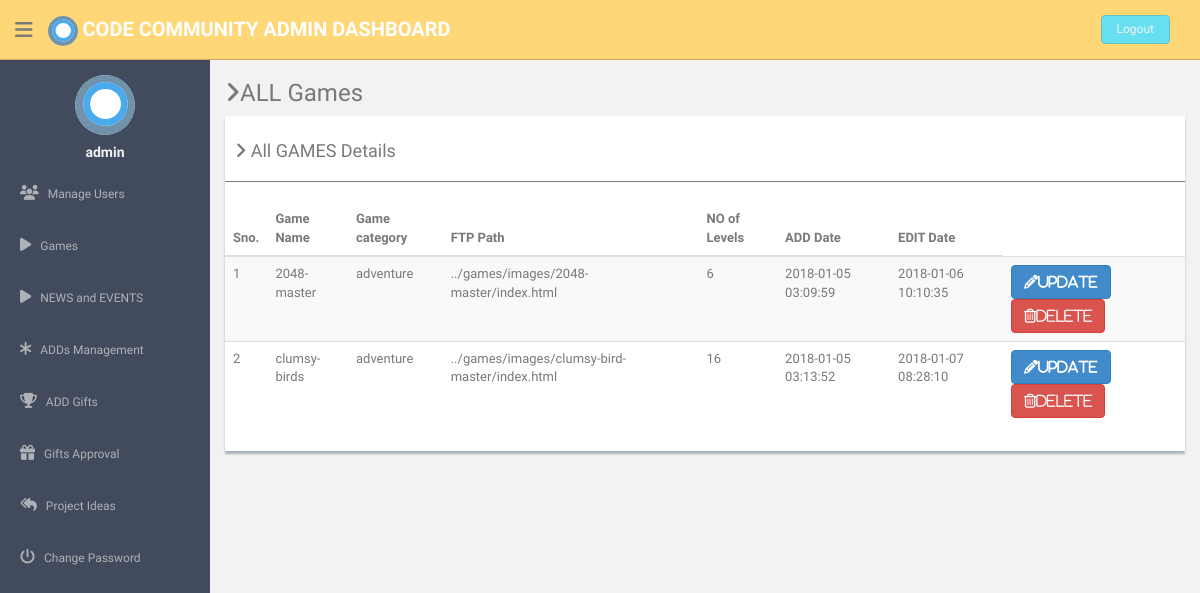
The page /admin/allgames.php (signed in) on the database its author committed.
### tables this page shows
CREATE TABLE `games` (
  `game_id` int(11) NOT NULL,
  `gamename` varchar(255) NOT NULL,
  `category_id` int(11) NOT NULL,
  `filetype` varchar(255) DEFAULT NULL,
  `code` longtext,
  `ftppath` varchar(255) NOT NULL,
  `image` varchar(255) DEFAULT NULL,
  `levels` int(11) NOT NULL,
  `adddate` datetime NOT NULL,
  `editdate` datetime NOT NULL,
  `active` int(11) NOT NULL DEFAULT '0'
);

CREATE TABLE `category` (
  `category_id` int(11) NOT NULL,
  `categoryname` varchar(255) NOT NULL,
  `description` varchar(255) NOT NULL,
  `active` int(11) NOT NULL DEFAULT '0'
);

### admin/allgames.php (the view, shortened to what this page needs)
<?php
include'dbconnection.php';
?><!DOCTYPE html>
<html lang="en">
  <head>
    <link href="assets/css/bootstrap.css" rel="stylesheet">
    <link href="assets/font-awesome/css/font-awesome.css" rel="stylesheet" />
    <link href="assets/css/style.css" rel="stylesheet">
    <link href="assets/css/style-responsive.css" rel="stylesheet">
  </head>
  <body>
  <section id="container" >
  <?php include('./header.php'); ?>
        <?php include('./sidebar.php'); ?>
      <section id="main-content">
          <section class="wrapper">
            <h3><i class="fa fa-angle-right"></i>ALL Games</h3>
            <div class="row">
                  <div class="col-md-12">
                      <div class="content-panel">
                          <table class="table table-striped table-advance table-hover">
	                  	  	  <h4><i class="fa fa-angle-right"></i> All GAMES Details </h4>
	                  	  	  <hr>
                              <thead>
                              <tr>
                                  <th>Sno.</th>
                                  <th class="hidden-phone">Game Name</th>
                                  <th class="hidden-phone">Game category</th>
                                  <th class="hidden-phone">FTP Path</th>
                                  <th> NO of Levels</th>
                                  <th> ADD Date</th>
                                  <th> EDIT Date</th>
                              </tr>
                              </thead>
                              <tbody>
                              <?php $ret=mysqli_query($con,"select * from games,category where category.category_id=games.category_id");
							  $cnt=1;
							  while($row=mysqli_fetch_array($ret))
							  {?>
                              <tr>
                              <td><?php echo $cnt;?></td>
                              <td><?php echo $row['gamename'];?></td>
                                  <td><?php echo $row['categoryname'];?></td>
                                  <td><?php echo $row['ftppath'];?></td>
                                  <td><?php echo $row['levels'];?></td>
                                  <td><?php echo $row['adddate'];?></td>
                                  <td><?php echo $row['editdate'];?></td>
                                  <td>
                                     <a href="updategame.php?uid=<?php echo $row['game_id'];?>">
                                     <button class="btn btn-primary btn-default"><i class="fa fa-pencil">update</i></button></a>
                                     <a href="allgames.php?id=<?php echo $row['game_id'];?>">
                                     <button class="btn btn-danger btn-default" onClick="return confirm('Do you really want to delete');"><i class="fa fa-trash-o ">delete</i></button></a>
                                  </td>
                              </tr>
                              <?php $cnt=$cnt+1; }?>
                              </tbody>
                          </table>
                      </div>
                  </div>
              </div>
		</section>
      </section>
    </section>
  </body>
</html>

### admin/assets/css/style.css (style rules this page uses)
body { color: #797979; background: #f2f2f2; font-family: 'Ruda', sans-serif; padding: 0px !important; margin: 0px !important; font-size:13px; }
a, a:hover, a:focus { text-decoration: none; outline: none; }
#container { width: 100%; height: 100%; }
hr { margin-top: 20px; margin-bottom: 20px; border: 0; border-top: 1px solid #797979; }
#main-content { margin-left: 210px; }
.wrapper { display: inline-block; margin-top: 60px; padding-left: 15px; padding-right: 15px; padding-bottom: 15px; padding-top: 0px; width: 100%; }
.content-panel { background: #ffffff; box-shadow: 0px 3px 2px #aab2bd; padding-top: 15px; padding-bottom: 5px; }
.content-panel h4 { margin-left: 10px; }

### admin/header.php (style rules this page uses)
body { color: #797979; background: #f2f2f2; font-family: 'Ruda', sans-serif; padding: 0px !important; margin: 0px !important; font-size:13px; }

### rows shown on the page
games: gamename "2048-master", category.categoryname "adventure", ftppath "../games/images/2048-master/index.html", levels "6", adddate "2018-01-05 03:09:59", editdate "2018-01-06 10:10:35"
games: gamename "clumsy-birds", category.categoryname "adventure", ftppath "../games/images/clumsy-bird-master/index.html", levels "16", adddate "2018-01-05 03:13:52", editdate "2018-01-07 08:28:10"

### other values the page prints
$_SESSION['adminlogin'] "admin"
